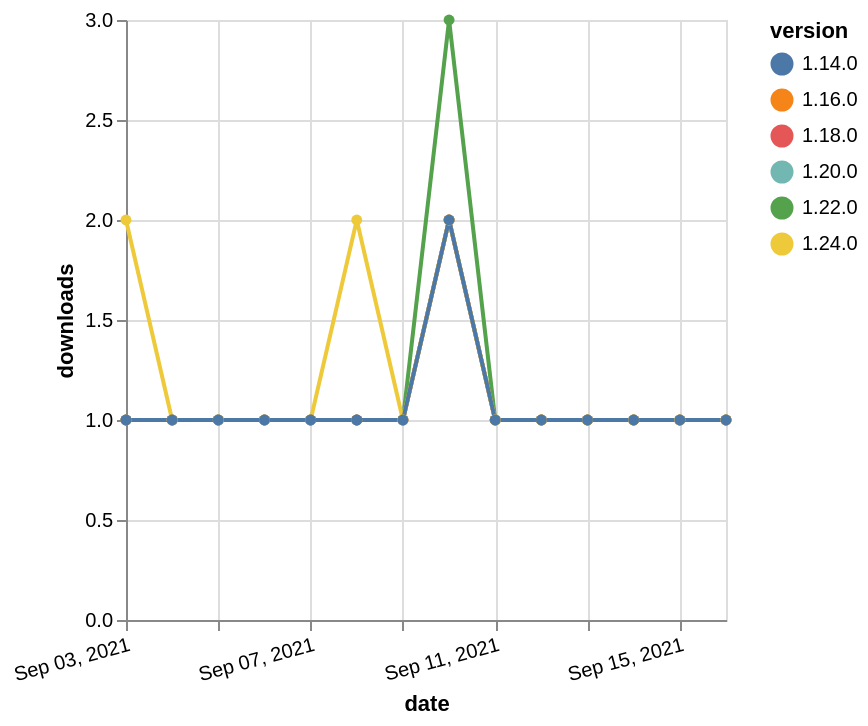

This figure's Vega-Lite source:
### Vega-Lite specification from a JSON file in a GitHub repository (floating-point values rounded to 4 significant figures)
{"$schema": "https://vega.github.io/schema/vega-lite/v5.json", "description": "A simple bar chart with embedded data.", "data": {"values": [{"date": "2021-09-03", "total": 183, "delta": 1, "version": "1.18.0"}, {"date": "2021-09-04", "total": 184, "delta": 1, "version": "1.18.0"}, {"date": "2021-09-05", "total": 185, "delta": 1, "version": "1.18.0"}, {"date": "2021-09-06", "total": 186, "delta": 1, "version": "1.18.0"}, {"date": "2021-09-07", "total": 187, "delta": 1, "version": "1.18.0"}, {"date": "2021-09-08", "total": 188, "delta": 1, "version": "1.18.0"}, {"date": "2021-09-09", "total": 189, "delta": 1, "version": "1.18.0"}, {"date": "2021-09-10", "total": 191, "delta": 2, "version": "1.18.0"}, {"date": "2021-09-11", "total": 192, "delta": 1, "version": "1.18.0"}, {"date": "2021-09-12", "total": 193, "delta": 1, "version": "1.18.0"}, {"date": "2021-09-13", "total": 194, "delta": 1, "version": "1.18.0"}, {"date": "2021-09-14", "total": 195, "delta": 1, "version": "1.18.0"}, {"date": "2021-09-15", "total": 196, "delta": 1, "version": "1.18.0"}, {"date": "2021-09-16", "total": 197, "delta": 1, "version": "1.18.0"}, {"date": "2021-09-03", "total": 180, "delta": 1, "version": "1.22.0"}, {"date": "2021-09-04", "total": 181, "delta": 1, "version": "1.22.0"}, {"date": "2021-09-05", "total": 182, "delta": 1, "version": "1.22.0"}, {"date": "2021-09-06", "total": 183, "delta": 1, "version": "1.22.0"}, {"date": "2021-09-07", "total": 184, "delta": 1, "version": "1.22.0"}, {"date": "2021-09-08", "total": 185, "delta": 1, "version": "1.22.0"}, {"date": "2021-09-09", "total": 186, "delta": 1, "version": "1.22.0"}, {"date": "2021-09-10", "total": 189, "delta": 3, "version": "1.22.0"}, {"date": "2021-09-11", "total": 190, "delta": 1, "version": "1.22.0"}, {"date": "2021-09-12", "total": 191, "delta": 1, "version": "1.22.0"}, {"date": "2021-09-13", "total": 192, "delta": 1, "version": "1.22.0"}, {"date": "2021-09-14", "total": 193, "delta": 1, "version": "1.22.0"}, {"date": "2021-09-15", "total": 194, "delta": 1, "version": "1.22.0"}, {"date": "2021-09-16", "total": 195, "delta": 1, "version": "1.22.0"}, {"date": "2021-09-03", "total": 153, "delta": 1, "version": "1.20.0"}, {"date": "2021-09-04", "total": 154, "delta": 1, "version": "1.20.0"}, {"date": "2021-09-05", "total": 155, "delta": 1, "version": "1.20.0"}, {"date": "2021-09-06", "total": 156, "delta": 1, "version": "1.20.0"}, {"date": "2021-09-07", "total": 157, "delta": 1, "version": "1.20.0"}, {"date": "2021-09-08", "total": 158, "delta": 1, "version": "1.20.0"}, {"date": "2021-09-09", "total": 159, "delta": 1, "version": "1.20.0"}, {"date": "2021-09-10", "total": 161, "delta": 2, "version": "1.20.0"}, {"date": "2021-09-11", "total": 162, "delta": 1, "version": "1.20.0"}, {"date": "2021-09-12", "total": 163, "delta": 1, "version": "1.20.0"}, {"date": "2021-09-13", "total": 164, "delta": 1, "version": "1.20.0"}, {"date": "2021-09-14", "total": 165, "delta": 1, "version": "1.20.0"}, {"date": "2021-09-15", "total": 166, "delta": 1, "version": "1.20.0"}, {"date": "2021-09-16", "total": 167, "delta": 1, "version": "1.20.0"}, {"date": "2021-09-03", "total": 188, "delta": 1, "version": "1.16.0"}, {"date": "2021-09-04", "total": 189, "delta": 1, "version": "1.16.0"}, {"date": "2021-09-05", "total": 190, "delta": 1, "version": "1.16.0"}, {"date": "2021-09-06", "total": 191, "delta": 1, "version": "1.16.0"}, {"date": "2021-09-07", "total": 192, "delta": 1, "version": "1.16.0"}, {"date": "2021-09-08", "total": 193, "delta": 1, "version": "1.16.0"}, {"date": "2021-09-09", "total": 194, "delta": 1, "version": "1.16.0"}, {"date": "2021-09-10", "total": 196, "delta": 2, "version": "1.16.0"}, {"date": "2021-09-11", "total": 197, "delta": 1, "version": "1.16.0"}, {"date": "2021-09-12", "total": 198, "delta": 1, "version": "1.16.0"}, {"date": "2021-09-13", "total": 199, "delta": 1, "version": "1.16.0"}, {"date": "2021-09-14", "total": 200, "delta": 1, "version": "1.16.0"}, {"date": "2021-09-15", "total": 201, "delta": 1, "version": "1.16.0"}, {"date": "2021-09-16", "total": 202, "delta": 1, "version": "1.16.0"}, {"date": "2021-09-03", "total": 122, "delta": 2, "version": "1.24.0"}, {"date": "2021-09-04", "total": 123, "delta": 1, "version": "1.24.0"}, {"date": "2021-09-05", "total": 124, "delta": 1, "version": "1.24.0"}, {"date": "2021-09-06", "total": 125, "delta": 1, "version": "1.24.0"}, {"date": "2021-09-07", "total": 126, "delta": 1, "version": "1.24.0"}, {"date": "2021-09-08", "total": 128, "delta": 2, "version": "1.24.0"}, {"date": "2021-09-09", "total": 129, "delta": 1, "version": "1.24.0"}, {"date": "2021-09-10", "total": 131, "delta": 2, "version": "1.24.0"}, {"date": "2021-09-11", "total": 132, "delta": 1, "version": "1.24.0"}, {"date": "2021-09-12", "total": 133, "delta": 1, "version": "1.24.0"}, {"date": "2021-09-13", "total": 134, "delta": 1, "version": "1.24.0"}, {"date": "2021-09-14", "total": 135, "delta": 1, "version": "1.24.0"}, {"date": "2021-09-15", "total": 136, "delta": 1, "version": "1.24.0"}, {"date": "2021-09-16", "total": 137, "delta": 1, "version": "1.24.0"}, {"date": "2021-09-03", "total": 239, "delta": 1, "version": "1.14.0"}, {"date": "2021-09-04", "total": 240, "delta": 1, "version": "1.14.0"}, {"date": "2021-09-05", "total": 241, "delta": 1, "version": "1.14.0"}, {"date": "2021-09-06", "total": 242, "delta": 1, "version": "1.14.0"}, {"date": "2021-09-07", "total": 243, "delta": 1, "version": "1.14.0"}, {"date": "2021-09-08", "total": 244, "delta": 1, "version": "1.14.0"}, {"date": "2021-09-09", "total": 245, "delta": 1, "version": "1.14.0"}, {"date": "2021-09-10", "total": 247, "delta": 2, "version": "1.14.0"}, {"date": "2021-09-11", "total": 248, "delta": 1, "version": "1.14.0"}, {"date": "2021-09-12", "total": 249, "delta": 1, "version": "1.14.0"}, {"date": "2021-09-13", "total": 250, "delta": 1, "version": "1.14.0"}, {"date": "2021-09-14", "total": 251, "delta": 1, "version": "1.14.0"}, {"date": "2021-09-15", "total": 252, "delta": 1, "version": "1.14.0"}, {"date": "2021-09-16", "total": 253, "delta": 1, "version": "1.14.0"}]}, "width": "container", "mark": {"type": "line", "point": {"filled": true}}, "encoding": {"x": {"field": "date", "type": "temporal", "timeUnit": "yearmonthdate", "title": "date", "axis": {"labelAngle": -15}}, "y": {"field": "delta", "type": "quantitative", "title": "downloads"}, "color": {"field": "version", "type": "nominal"}, "tooltip": {"field": "delta"}}}
